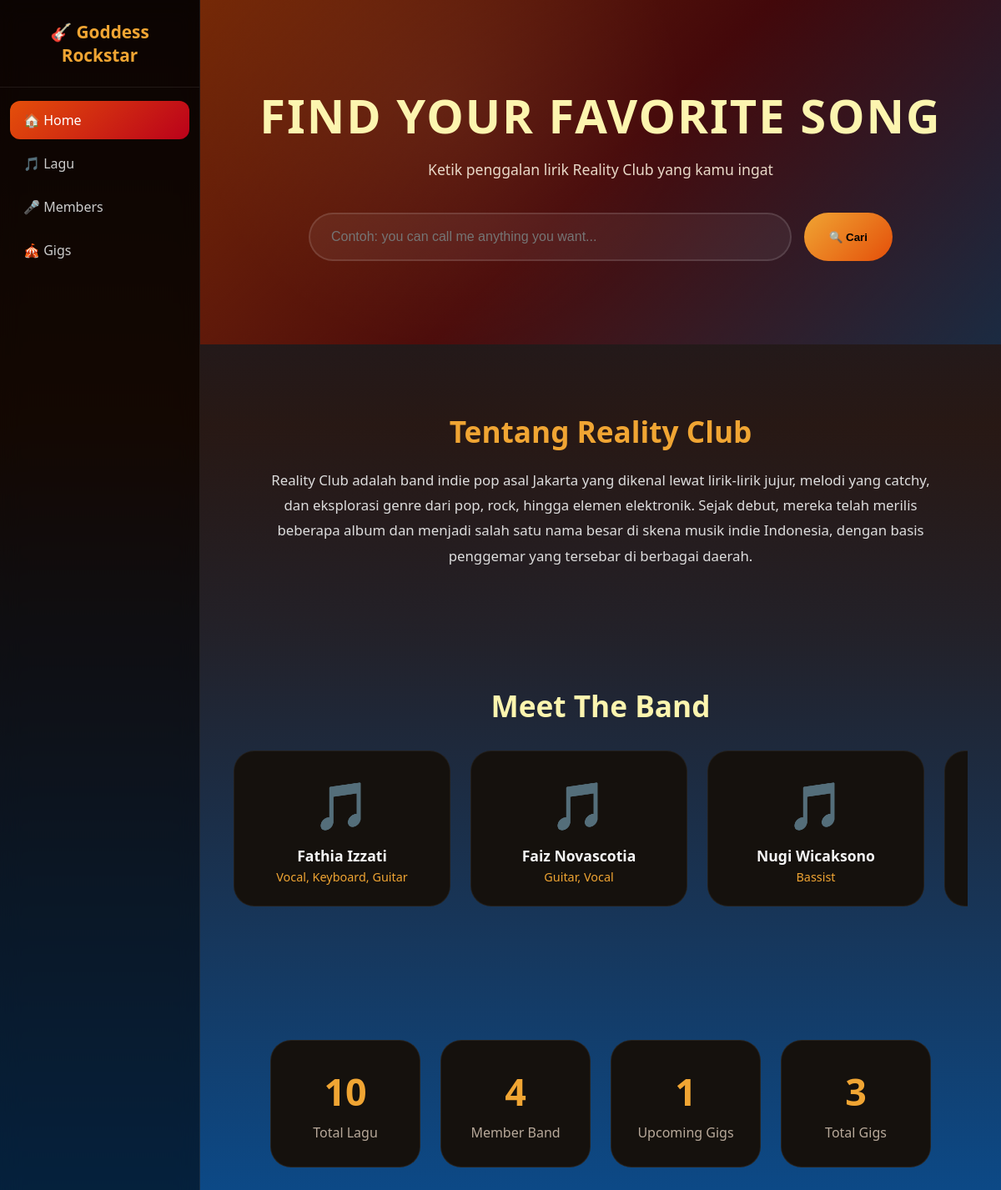
The page / on the database its author committed.
### tables this page shows
CREATE TABLE `members` (
  `id_member` int(11) NOT NULL,
  `nama` varchar(100) NOT NULL,
  `role` varchar(50) NOT NULL,
  `bio` text DEFAULT NULL,
  `foto_url` varchar(255) DEFAULT NULL
);

### index.php (the view, shortened to what this page needs)
<?php include 'koneksi.php'; ?>
<!DOCTYPE html>
<html lang="id">
<head>
    <link rel="stylesheet" href="style.css">
</head>
<body>
<div class="layout">
    <aside class="sidebar">
        <div class="sidebar-brand">🎸 Goddess<br>Rockstar</div>
        <nav class="sidebar-nav">
            <a href="index.php" class="active">🏠 Home</a>
            <a href="lagu.php">🎵 Lagu</a>
            <a href="members.php">🎤 Members</a>
            <a href="gigs.php">🎪 Gigs</a>
        </nav>
    </aside>
    <main class="main-content">
        <div class="hero">
            <h1>Find Your Favorite Song</h1>
            <p>Ketik penggalan lirik Reality Club yang kamu ingat</p>
            <form method="GET" action="lagu.php" class="search-form">
                <input type="text" name="keyword" placeholder="Contoh: you can call me anything you want...">
                <button type="submit">🔍 Cari</button>
            </form>
        </div>
        <div class="about-band">
            <h2>Tentang Reality Club</h2>
            <p>
                Reality Club adalah band indie pop asal Jakarta yang dikenal lewat lirik-lirik jujur,
                melodi yang catchy, dan eksplorasi genre dari pop, rock, hingga elemen elektronik.
                Sejak debut, mereka telah merilis beberapa album dan menjadi salah satu nama besar
                di skena musik indie Indonesia, dengan basis penggemar yang tersebar di berbagai daerah.
            </p>
        </div>
        <div class="showcase">
            <h2>Meet The Band</h2>
            <div class="showcase-scroll">
                <?php
                    $members = mysqli_fetch_all(mysqli_query($conn, "SELECT * FROM members"), MYSQLI_ASSOC);
                    foreach ($members as $m):
                ?>
                <div class="showcase-card">
                    <div class="showcase-avatar">🎵</div>
                    <div class="showcase-name"><?= htmlspecialchars($m['nama']) ?></div>
                    <div class="showcase-role"><?= htmlspecialchars($m['role']) ?></div>
                </div>
                <?php endforeach; ?>
            </div>
        </div>
        <?php
            $total_lagu    = mysqli_fetch_row(mysqli_query($conn, "SELECT COUNT(*) FROM lagu"))[0];
            $total_member  = mysqli_fetch_row(mysqli_query($conn, "SELECT COUNT(*) FROM members"))[0];
            $total_gigs    = mysqli_fetch_row(mysqli_query($conn, "SELECT COUNT(*) FROM gigs"))[0];
            $upcoming_gigs = mysqli_fetch_row(mysqli_query($conn, "SELECT COUNT(*) FROM gigs WHERE status='upcoming'"))[0];
        ?>
        <div class="stats">
            <div class="stat-card">
                <div class="stat-number"><?= $total_lagu ?></div>
                <div class="stat-label">Total Lagu</div>
            </div>
            <div class="stat-card">
                <div class="stat-number"><?= $total_member ?></div>
                <div class="stat-label">Member Band</div>
            </div>
            <div class="stat-card">
                <div class="stat-number"><?= $upcoming_gigs ?></div>
                <div class="stat-label">Upcoming Gigs</div>
            </div>
            <div class="stat-card">
                <div class="stat-number"><?= $total_gigs ?></div>
                <div class="stat-label">Total Gigs</div>
            </div>
        </div>
    </main>
</div>
</body>
</html>

### style.css (style rules this page uses)
:root { --cream:#FCF5AF; --yellow:#F0A533; --orange:#E44F0A; --red:#BA011A; --blue:#0B4B8B; --black:#000000; --card:#15110d; --card2:#1d1712; --text:#f5f5f5; --muted:#b8a99a; --sidebar-w:240px; }
* { margin:0; padding:0; box-sizing:border-box; }
html { scroll-behavior:smooth; }
body { font-family:'Segoe UI',sans-serif; color:var(--text); min-height:100vh; overflow-x:hidden; background: linear-gradient(180deg, #1a0a05 0%, #2b1206 35%, #0B4B8B 100%); }
.layout { display:flex; min-height:100vh; }
.sidebar { width:var(--sidebar-w); flex-shrink:0; background:rgba(0,0,0,.55); backdrop-filter:blur(12px); border-right:1px solid rgba(255,255,255,.08); padding:24px 0; position:fixed; top:0; left:0; bottom:0; display:flex; flex-direction:column; }
.sidebar-brand { font-size:1.3rem; font-weight:800; color:var(--yellow); text-align:center; padding:0 16px 24px; border-bottom:1px solid rgba(255,255,255,.08); margin-bottom:16px; }
.sidebar-nav { display:flex; flex-direction:column; gap:6px; padding:0 12px; }
.sidebar-nav a { color:#ccc; text-decoration:none; padding:12px 16px; border-radius:12px; font-weight:500; transition:.25s; }
.sidebar-nav a.active { background:linear-gradient(135deg, var(--orange), var(--red)); color:#fff; }
.main-content { margin-left:var(--sidebar-w); width:100%; }
.hero { padding:100px 40px; text-align:center; background: linear-gradient(135deg, rgba(228,79,10,.45), rgba(186,1,26,.25), rgba(11,75,139,.45)), radial-gradient(circle at 30% 30%, rgba(252,245,175,.08), transparent 40%); }
.hero h1 { font-size:3.5rem; font-weight:900; color:var(--cream); margin-bottom:15px; text-transform:uppercase; letter-spacing:2px; }
.hero p { color:#e9d9c8; font-size:1.1rem; margin-bottom:40px; }
.search-form { max-width:700px; margin:auto; display:flex; gap:15px; }
.search-form input { flex:1; background:rgba(255,255,255,.06); border:2px solid rgba(255,255,255,.12); border-radius:999px; padding:18px 25px; color:white; font-size:1rem; transition:.3s; }
.search-form button { border:none; border-radius:999px; padding:0 30px; background:linear-gradient(135deg, var(--yellow), var(--orange)); color:black; font-weight:bold; cursor:pointer; transition:.3s; }
.about-band { padding:80px 40px; background:linear-gradient(180deg, rgba(11,75,139,.15), transparent); text-align:center; }
.about-band h2 { font-size:2.2rem; color:var(--yellow); margin-bottom:20px; }
.about-band p { max-width:800px; margin:0 auto; color:#ddd; line-height:1.8; font-size:1.05rem; }
.showcase { padding:60px 40px 80px; }
.showcase h2 { font-size:2.2rem; color:var(--cream); margin-bottom:30px; text-align:center; }
.showcase-scroll { display:flex; gap:24px; overflow-x:auto; padding-bottom:20px; scroll-snap-type:x mandatory; }
.showcase-card { flex:0 0 260px; scroll-snap-align:start; background:var(--card); border-radius:25px; padding:25px; text-align:center; border:1px solid rgba(255,255,255,.06); transition:.35s; }
.showcase-avatar { font-size:3.5rem; margin-bottom:12px; }
.showcase-name { font-weight:700; font-size:1.1rem; }
.showcase-role { color:var(--yellow); font-size:.9rem; margin-top:4px; }
.stats { display:flex; justify-content:center; flex-wrap:wrap; gap:24px; padding:60px 40px; }
.stat-card { min-width:180px; background:var(--card); border:1px solid rgba(255,255,255,.08); border-radius:25px; padding:30px; text-align:center; transition:.3s; }
.stat-number { font-size:2.8rem; font-weight:800; color:var(--yellow); }
.stat-label { color:var(--muted); margin-top:8px; }

### rows shown on the page
members: nama "Fathia Izzati", role "Vocal, Keyboard, Guitar"
members: nama "Faiz Novascotia", role "Guitar, Vocal"
members: nama "Nugi Wicaksono", role "Bassist"

### other values the page prints
$total_lagu "10"
$total_member "4"
$upcoming_gigs "1"
$total_gigs "3"
